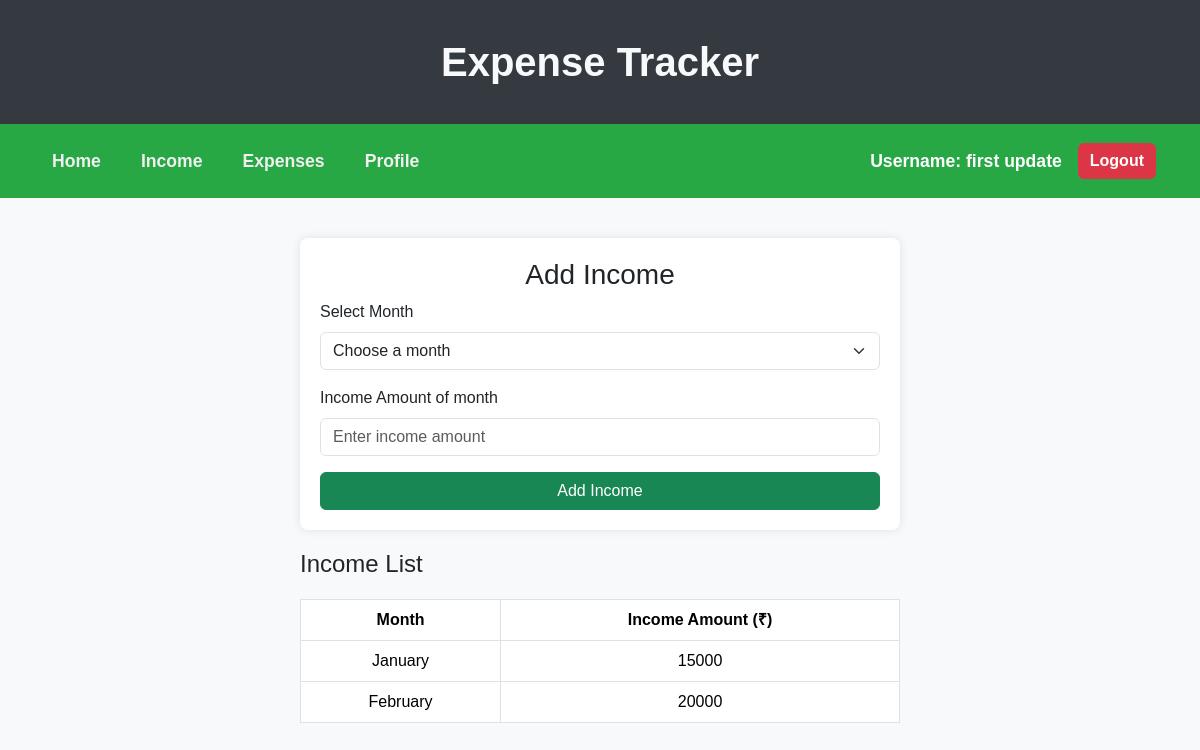
Page /incomepage/ (signed in) on the committed database.
### app/models.py (models this page shows, shortened)
class Income(models.Model):
    user = models.ForeignKey(
        Users, on_delete=models.CASCADE, related_name='user_income')
    month = models.CharField(max_length=20)
    amount = models.PositiveBigIntegerField()
    created_at = models.DateField(auto_now_add=True)

### app/views.py (the view)
# urls.py: path('incomepage/', views.incomepage, name='incomepage'),
def incomepage(request):
    msg = request.GET.get("msg", "")
    incomes = Income.objects.filter(user=request.session.get('id'))
    return render(request, 'incomepage.html', {"msg": msg, 'incomes': incomes})

### app/templates/incomepage.html (shortened to what this page needs)
<!DOCTYPE html>
<html lang="en">
<head>
  <link href="https://cdn.jsdelivr.net/npm/bootstrap@5.3.3/dist/css/bootstrap.min.css" rel="stylesheet">
</head>
<body>
  <div class="header">
    Expense Tracker
  </div>
  <nav class="navbar navbar-expand-lg navbar-custom">
    <div class="container-fluid">
      <div class="d-flex align-items-center justify-content-between w-100">
        <ul class="navbar-nav flex-row">
          <li class="nav-item">
            <b><a class="nav-link" href="{% url 'homepage' %}">Home</a></b>
          </li>
          <li class="nav-item">
            <b><a class="nav-link" href="{% url 'incomepage' %}">Income</a></b>
          </li>
          <li class="nav-item">
            <b><a class="nav-link" href="{% url 'addexpensepage' %}">Expenses</a></b>
          </li>
          <li class="nav-item">
            <b><a class="nav-link" href="{% url 'profilepage' %}">Profile</a></b>
          </li>
        </ul>
        <div class="d-flex align-items-center">
          <span class="username">
            Username: {{ request.session.username }}
          </span>
          <a href="{% url 'logout' %}" class="btn btn-logout">Logout</a>
        </div>
      </div>
    </div>
  </nav>
  <div class="content container">
    <div class="form-container">
      <h3 class="text-center">Add Income</h3>
      <form id="budgetForm" method="post" action="{% url 'add_income' %}">
        <div class="mb-3">
          <label for="month" class="form-label">Select Month</label>
          <select class="form-select" id="month" name="month" required>
            <option value="">Choose a month</option>
          </select>
        </div>
        <div class="mb-3">
          <label for="budgetAmount" class="form-label">Income Amount of month</label>
          <input type="number" name="amount" class="form-control" id="budgetAmount" placeholder="Enter income amount" required>
        </div>
        <button type="submit" class="btn btn-success w-100">Add Income</button>
      </form>
    </div>
    <div class="budget-list">
      <h4>Income List</h4>
      <table class="table table-bordered" id="budgetTable">
        <thead>
          <tr>
            <th scope="col" class="text-center">Month</th>
            <th scope="col" class="text-center">Income Amount (₹)</th>
          </tr>
        </thead>
        <tbody>
          {% for i in incomes %}
          <tr>
            <td class="text-center">{{i.month}}</td>
            <td class="text-center">{{i.amount}}</td>
          </tr>
          {% endfor %}
        </tbody>
      </table>
    </div>
  </div>
</body>
</html>

### app/templates/incomepage.html (style rules this page uses)
body { font-family: Arial, sans-serif; margin: 0; padding: 0; display: flex; flex-direction: column; min-height: 100vh; background-color: #f8f9fa; }
.header { background-color: #343a40; color: #f8f9fa; text-align: center; padding: 2rem; display: flex; align-items: center; justify-content: center; font-size: 2.5rem; font-weight: bold; }
.navbar-custom { background-color: #28a745; padding: 1rem 2rem; }
.navbar-custom .nav-link { color: #f0f0f0; font-size: 1.1rem; margin-right: 1.5rem; }
.username { color: #fff; font-size: 1.1rem; font-weight: bold; margin-right: 1rem; }
.navbar-custom .btn-logout { background-color: #dc3545; border: none; color: #fff; font-weight: bold; }
.content { flex: 1; padding: 20px; }
.form-container { max-width: 600px; margin: 20px auto; padding: 20px; background-color: #fff; box-shadow: 0 0 10px rgba(0, 0, 0, 0.1); border-radius: 8px; }
.budget-list { max-width: 600px; margin: 20px auto; }
.budget-list h4 { margin-bottom: 15px; }
.table { margin-top: 20px; }

### rows in the picture
Income: month "January", amount "15000"
Income: month "February", amount "20000"

### other values in the picture
{{ request.session.username }} "first update"
